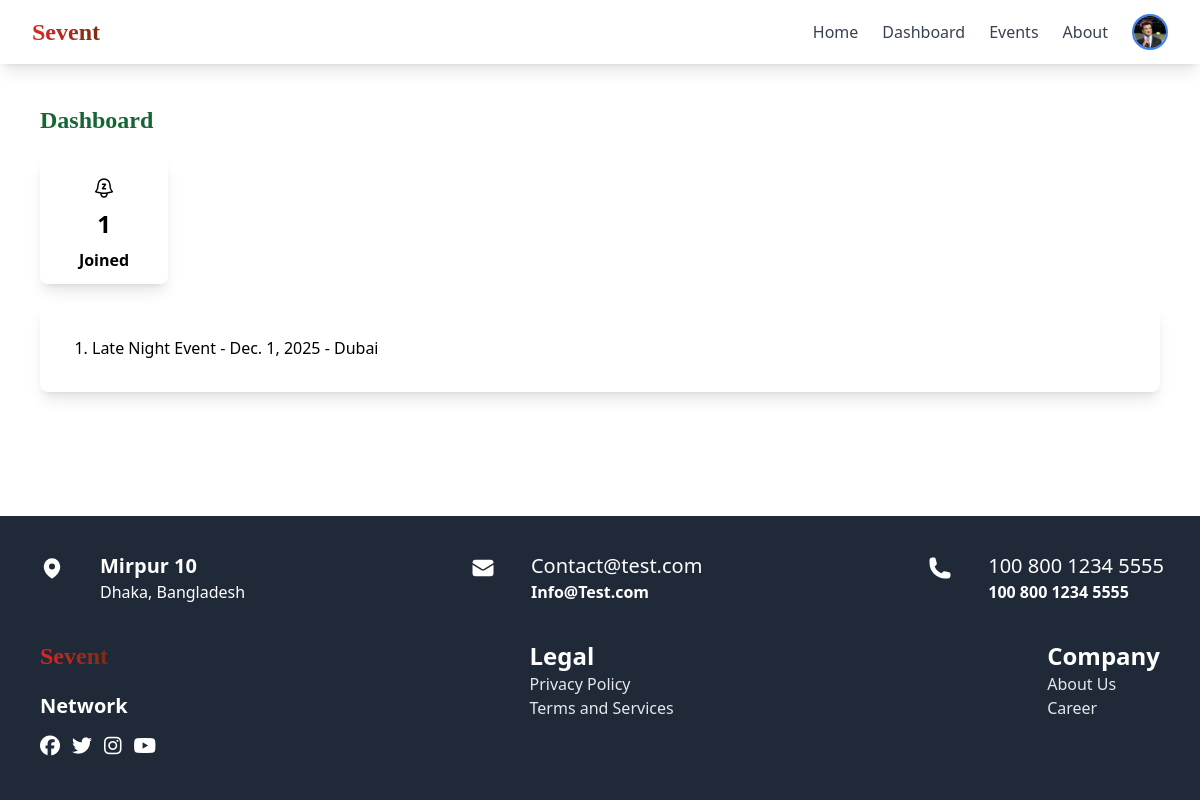
/users/user_dashoard/ (signed in), run on the app's committed database.
### tasks/models.py (models this page shows, shortened)
class Event(models.Model):
    name = models.CharField(max_length=200)
    description = models.TextField(blank=True, null=True)
    date = models.DateField(db_index=True, default=timezone.now)
    time = models.TimeField()
    location = models.CharField(max_length=250)
    email = models.EmailField(unique=True, blank=True, null=True)
    status = models.CharField(max_length=30, choices= [
        ('UPCOMING', 'upcoming'),
        ('COMPLETED', 'Completed')
    ], default='UPCOMING', db_index=True)
    asset = models.ImageField(upload_to='event_asset', blank=True, null=True)
    participants = models.ManyToManyField(
        settings.AUTH_USER_MODEL,
        related_name="rsvp_event",
        blank=True
        )
    category = models.ForeignKey(
        Category,
        on_delete= models.CASCADE,
        default=1,
        db_index=True
        )
    speaker = models.ManyToManyField(
        Speaker,
        blank=True, null=True
    )

### users/views.py (the view)
# urls.py: path('user_dashoard/', UserDash.as_view(), name='user_dash'),
class UserDash(LoginRequiredMixin, ListView):
    model = Event
    template_name = "user_dash.html"
    context_object_name = "user_join_event"
    def get_queryset(self):
        return Event.objects.filter(participants=self.request.user)
    def get_context_data(self, **kwargs):
        context =  super().get_context_data(**kwargs)
        context['event_count'] = self.get_queryset().count()
        return context

### users/context_processors.py (called while the page is built)
def profile_image(request):
    default_image_url = "https://i.ibb.co/Ndzhyjzz/image.png"
    if request.user.is_authenticated:
        if request.user.profile_image:
            return {'profile_image': request.user.profile_image.url}
        else:
            return {'profile_image': default_image_url}
    else:
        return {'profile_image': default_image_url}

### users/templates/user_dash.html (shortened to what this page needs)
{% extends 'base.html' %}
{% block content %}
<div class="m-5 p-5">
    <h1 class="text-green-800 font-bold font-serif text-2xl mb-5">Dashboard</h1>
    <div class="container p-5 w-32 h-32 flex flex-col justify-center items-center shadow-lg rounded-lg hover:bg-gray-500 hover:text-white">
        <div class="justify-center items-center">
            <div class="flex justify-center mt-2">
            </div>
            <p class="flex justify-center font-bold text-2xl m-2">{{event_count}}</p>
            <p class="font-bold">Joined</p>
        </div>
    </div>
    <div class="bg-white w-full p-5 mt-5 rounded-lg shadow-lg">
        <ol class="list-decimal space-y-4">
            {% for event in user_join_event %}
            <div class="flex flex-col md:flex-row justify-between items-start md:items-center gap-4 p-3
            hover:bg-gray-100
            ">
                <div class="mx-5 ">
                    <li class="font-medium">{{event.name}} - {{event.date}} - {{event.location}}</li>
                </div>
            </div>
            {% endfor %}
        </ol>
</div>
</div>
{% endblock %}

### data on the page
Event: name "Late Night Event", date "Dec. 1, 2025", location "Dubai"

### other printed values
{{ event_count }} "1"
